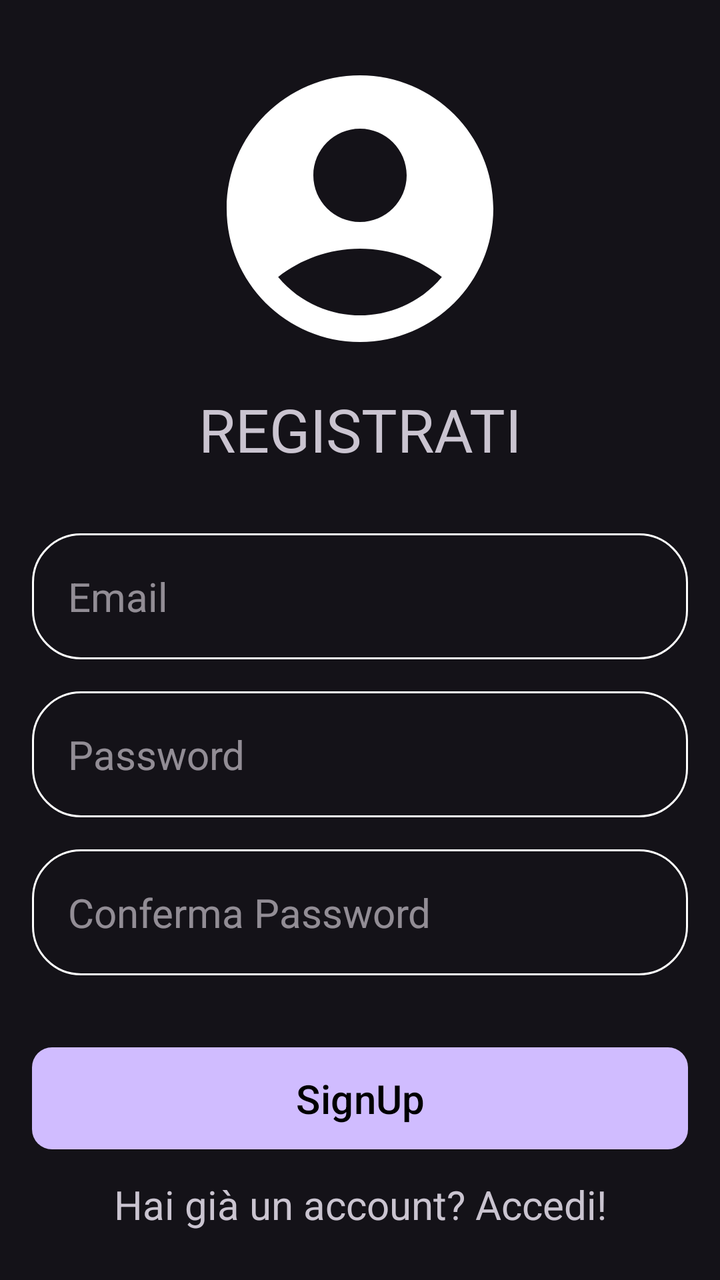
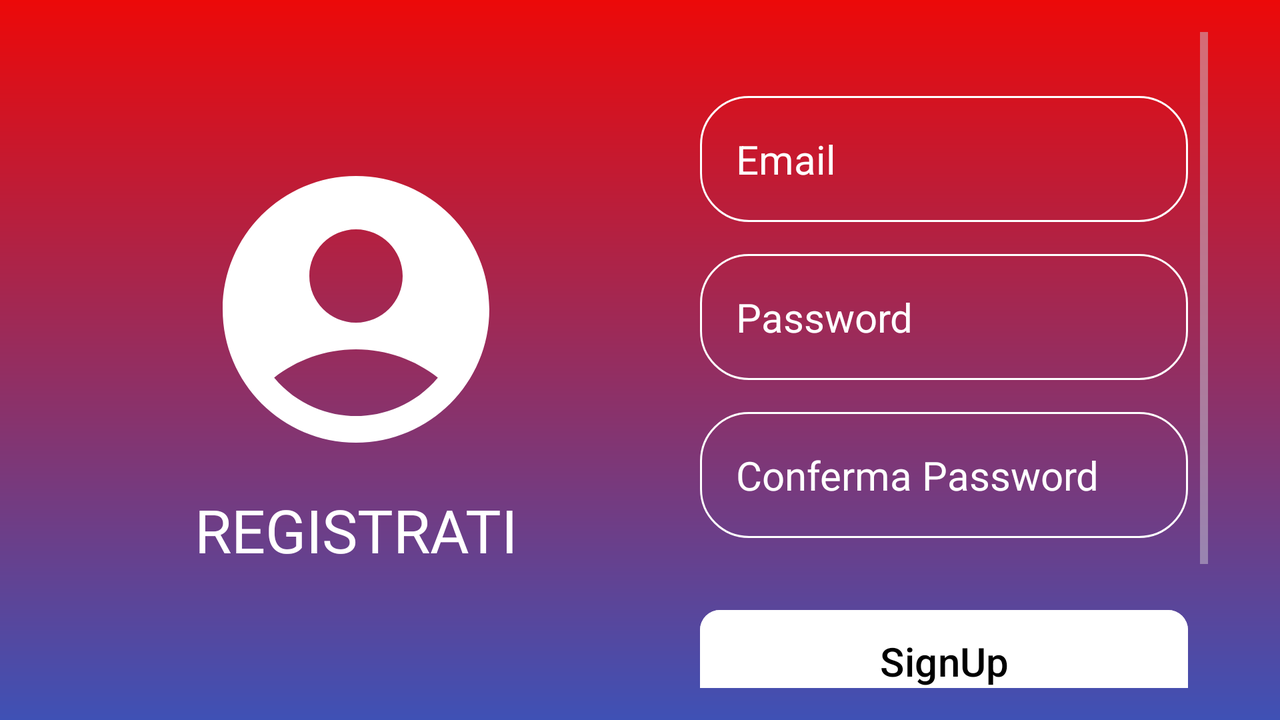

The same Android screen from two of the app's own layout files: first res/layout/ as a phone draws it, then the repository's variant for another configuration, drawn on a device whose configuration selects that folder. Both files follow.
<!-- AndroidManifest.xml: application theme Theme.Material3.Dark.NoActionBar -->
<!-- res/layout/activity_signup.xml -->
<?xml version="1.0" encoding="utf-8"?>
<LinearLayout xmlns:android="http://schemas.android.com/apk/res/android"
    xmlns:app="http://schemas.android.com/apk/res-auto"
    xmlns:tools="http://schemas.android.com/tools"
    android:layout_width="match_parent"
    android:layout_height="match_parent"
    android:gravity="center"
    android:orientation="vertical"
    android:padding="16dp"
    tools:context=".ui.auth.SignUpActivity">

    <ImageView
        android:layout_width="160dp"
        android:layout_height="160dp"
        android:src="@drawable/baseline_account_circle_24"
        android:contentDescription="@string/account_circle"
        />
    
    <TextView
        android:layout_width="match_parent"
        android:layout_height="wrap_content"
        android:id="@+id/signup"
        android:gravity="center"
        android:textSize="30sp"
        android:paddingTop="10dp"
        android:text="@string/signup"
        android:textAllCaps="true"/>

    
    <EditText
        android:id="@+id/email_input_signup"
        android:layout_width="match_parent"
        android:layout_height="wrap_content"
        android:layout_marginTop="32dp"
        android:autofillHints=""
        android:hint="@string/email_text"
        android:textSize="20sp"
        android:background="@drawable/rounded_corner"
        android:padding="18dp"
        android:inputType="textEmailAddress" />

    
    <EditText
        android:id="@+id/password_input_signup"
        android:layout_width="match_parent"
        android:layout_height="wrap_content"
        android:layout_marginTop="16dp"
        android:autofillHints=""
        android:hint="@string/password_text"
        android:textSize="20sp"
        android:background="@drawable/rounded_corner"
        android:padding="18dp"
        android:inputType="textPassword" />

    
    <EditText
        android:id="@+id/confirm_password_input_signup"
        android:layout_width="match_parent"
        android:layout_height="wrap_content"
        android:layout_marginTop="16dp"
        android:autofillHints=""
        android:hint="@string/confirm_password_text"
        android:textSize="20sp"
        android:background="@drawable/rounded_corner"
        android:padding="18dp"
        android:inputType="textPassword" />

    
    <FrameLayout
        android:layout_width="match_parent"
        android:layout_height="wrap_content"
        android:layout_marginTop="32dp">

        <ProgressBar
            android:id="@+id/signUpProgressbar"
            android:layout_width="50dp"
            android:layout_height="50dp"
            android:layout_gravity="center_horizontal"
            android:visibility="invisible" />
        
        <com.google.android.material.button.MaterialButton
            android:id="@+id/signup_button"
            android:layout_width="match_parent"
            android:layout_height="wrap_content"
            android:padding="12dp"
            android:text="@string/signup_button"
            android:textColor="@color/black"
            app:cornerRadius="10dp"
            app:iconGravity="textStart"
            android:textSize="20sp" />
    </FrameLayout>

    
    <TextView
        android:layout_width="match_parent"
        android:layout_height="wrap_content"
        android:id="@+id/already_signup"
        android:gravity="center"
        android:textSize="20sp"
        android:paddingTop="10dp"
        android:text="@string/yes_account"/>

</LinearLayout>
<!-- resources referenced by this layout -->
<resources>
  <color name="black">#FF000000</color>
  <!-- drawable baseline_account_circle_24 (drawable) -->
  <vector xmlns:android="http://schemas.android.com/apk/res/android" android:height="100dp" android:tint="#FFFFFF" android:viewportHeight="24" android:viewportWidth="24" android:width="100dp">
        
      <path android:fillColor="@android:color/white" android:pathData="M12,2C6.48,2 2,6.48 2,12s4.48,10 10,10s10,-4.48 10,-10S17.52,2 12,2zM12,6c1.93,0 3.5,1.57 3.5,3.5S13.93,13 12,13s-3.5,-1.57 -3.5,-3.5S10.07,6 12,6zM12,20c-2.03,0 -4.43,-0.82 -6.14,-2.88C7.55,15.8 9.68,15 12,15s4.45,0.8 6.14,2.12C16.43,19.18 14.03,20 12,20z"/>
      
  </vector>
  <!-- drawable rounded_corner (drawable) -->
  <?xml version="1.0" encoding="utf-8"?>
  <shape xmlns:android="http://schemas.android.com/apk/res/android"
      android:shape="rectangle">
  
  
      <stroke android:width="1dp" android:color="@color/white"/>
      <corners android:radius="24dp" />
  </shape>
  <string name="account_circle">Account Circle</string>
  <string name="confirm_password_text">Conferma Password</string>
  <string name="email_text">Email</string>
  <string name="password_text">Password</string>
  <string name="signup">Registrati</string>
  <string name="signup_button">SignUp</string>
  <string name="yes_account">Hai già un account? Accedi!</string>
  <color name="white">#FFFFFFFF</color>
</resources>
<!-- res/layout-land/activity_signup.xml (the repository's variant of the layout above) -->
<!-- drawn on the phone turned sideways -->
<?xml version="1.0" encoding="utf-8"?>
<androidx.constraintlayout.widget.ConstraintLayout xmlns:android="http://schemas.android.com/apk/res/android"
    xmlns:app="http://schemas.android.com/apk/res-auto"
    xmlns:tools="http://schemas.android.com/tools"
    android:layout_width="match_parent"
    android:layout_height="match_parent"
    android:background="@drawable/login_background"
    android:gravity="center"
    android:orientation="vertical"
    android:padding="16dp"
    tools:context=".ui.auth.SignUpActivity">

    
    <androidx.constraintlayout.widget.Guideline
        android:id="@+id/guideline"
        android:layout_width="wrap_content"
        android:layout_height="wrap_content"
        android:orientation="vertical"
        app:layout_constraintGuide_percent="0.5" />

    
    <LinearLayout
        android:layout_width="0dp"
        android:layout_height="match_parent"
        android:orientation="vertical"
        android:gravity="center"
        android:layout_marginStart="20dp"
        app:layout_constraintEnd_toStartOf="@id/guideline"
        app:layout_constraintStart_toStartOf="parent">

        <ImageView
            android:layout_width="160dp"
            android:layout_height="160dp"
            android:src="@drawable/baseline_account_circle_24"
            android:contentDescription="@string/account_circle"/>

        
        <TextView
            android:layout_width="match_parent"
            android:layout_height="wrap_content"
            android:id="@+id/signup"
            android:textColor="@color/white"
            android:gravity="center"
            android:textSize="30sp"
            android:paddingTop="10dp"
            android:text="@string/signup"
            android:textAllCaps="true"/>
    </LinearLayout>

    
    <ScrollView
        android:layout_width="0dp"
        android:layout_height="match_parent"
        android:layout_marginStart="30dp"
        android:layout_marginEnd="20dp"
        app:layout_constraintStart_toEndOf="@id/guideline"
        app:layout_constraintEnd_toEndOf="parent">

        <LinearLayout
            android:layout_width="match_parent"
            android:layout_height="wrap_content"
            android:orientation="vertical"
            android:layout_marginEnd="10dp">

            
            <EditText
                android:id="@+id/email_input_signup"
                android:layout_width="match_parent"
                android:layout_height="wrap_content"
                android:layout_marginTop="32dp"
                android:autofillHints=""
                android:hint="@string/email_text"
                android:textColor="@color/white"
                android:textColorHint="@color/white"
                android:textSize="20sp"
                android:background="@drawable/rounded_corner"
                android:padding="18dp"
                android:inputType="textEmailAddress" />

            
            <EditText
                android:id="@+id/password_input_signup"
                android:layout_width="match_parent"
                android:layout_height="wrap_content"
                android:layout_marginTop="16dp"
                android:autofillHints=""
                android:hint="@string/password_text"
                android:textColor="@color/white"
                android:textColorHint="@color/white"
                android:textSize="20sp"
                android:background="@drawable/rounded_corner"
                android:padding="18dp"
                android:inputType="textPassword" />

            
            <EditText
                android:id="@+id/confirm_password_input_signup"
                android:layout_width="match_parent"
                android:layout_height="wrap_content"
                android:layout_marginTop="16dp"
                android:autofillHints=""
                android:hint="@string/confirm_password_text"
                android:textColor="@color/white"
                android:textColorHint="@color/white"
                android:textSize="20sp"
                android:background="@drawable/rounded_corner"
                android:padding="18dp"
                android:inputType="textPassword" />

            
            <FrameLayout
                android:layout_width="match_parent"
                android:layout_height="wrap_content"
                android:layout_marginTop="32dp">

                <ProgressBar
                    android:id="@+id/signUpProgressbar"
                    android:layout_width="50dp"
                    android:layout_height="50dp"
                    android:layout_gravity="center_horizontal"
                    android:visibility="invisible" />

                
                <com.google.android.material.button.MaterialButton
                    android:id="@+id/signup_button"
                    android:layout_width="match_parent"
                    android:layout_height="wrap_content"
                    android:padding="12dp"
                    android:backgroundTint="@color/white"
                    android:text="@string/signup_button"
                    android:textColor="@color/black"
                    app:cornerRadius="10dp"
                    app:iconGravity="textStart"
                    android:textSize="20sp"
                    app:iconTint="@color/black" />
            </FrameLayout>

            
            <TextView
                android:layout_width="match_parent"
                android:layout_height="wrap_content"
                android:id="@+id/already_signup"
                android:textColor="@color/white"
                android:gravity="center"
                android:textSize="20sp"
                android:paddingTop="10dp"
                android:text="@string/yes_account"/>
        </LinearLayout>
    </ScrollView>

</androidx.constraintlayout.widget.ConstraintLayout>
<!-- resources referenced by the variant -->
<!-- as the phone turned sideways resolves them -->
<resources>
  <color name="black">#FF000000</color>
  <color name="white">#FFFFFFFF</color>
  <!-- drawable baseline_account_circle_24 (drawable) -->
  <vector xmlns:android="http://schemas.android.com/apk/res/android" android:height="100dp" android:tint="#FFFFFF" android:viewportHeight="24" android:viewportWidth="24" android:width="100dp">
        
      <path android:fillColor="@android:color/white" android:pathData="M12,2C6.48,2 2,6.48 2,12s4.48,10 10,10s10,-4.48 10,-10S17.52,2 12,2zM12,6c1.93,0 3.5,1.57 3.5,3.5S13.93,13 12,13s-3.5,-1.57 -3.5,-3.5S10.07,6 12,6zM12,20c-2.03,0 -4.43,-0.82 -6.14,-2.88C7.55,15.8 9.68,15 12,15s4.45,0.8 6.14,2.12C16.43,19.18 14.03,20 12,20z"/>
      
  </vector>
  <!-- drawable login_background (drawable) -->
  <?xml version="1.0" encoding="utf-8"?>
  <shape xmlns:android="http://schemas.android.com/apk/res/android">
      <gradient android:type="linear" android:angle="90"
          android:startColor="#3F51B5" android:endColor="#EC0909"/>
  </shape>
  <!-- drawable rounded_corner (drawable) -->
  <?xml version="1.0" encoding="utf-8"?>
  <shape xmlns:android="http://schemas.android.com/apk/res/android"
      android:shape="rectangle">
  
  
      <stroke android:width="1dp" android:color="@color/white"/>
      <corners android:radius="24dp" />
  </shape>
  <string name="account_circle">Account Circle</string>
  <string name="confirm_password_text">Conferma Password</string>
  <string name="email_text">Email</string>
  <string name="password_text">Password</string>
  <string name="signup">Registrati</string>
  <string name="signup_button">SignUp</string>
  <string name="yes_account">Hai già un account? Accedi!</string>
</resources>
